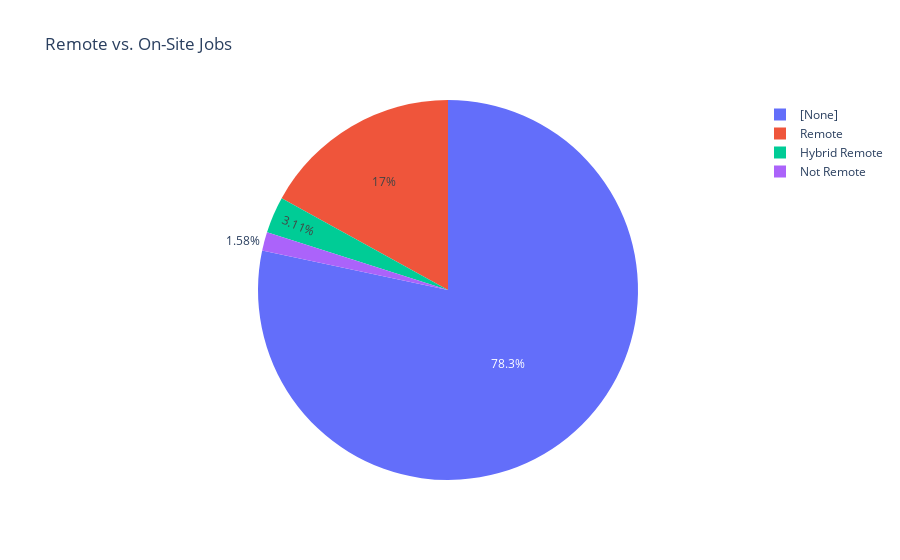

This figure's notebook cell:
### Markdown cell above
***Remote vs. On-Site Jobs***

### Code cell
fig = px.pie(df, names="REMOTE_TYPE_NAME", title="Remote vs. On-Site Jobs")
fig.show()

### Figure 1 — Plotly figure (JSON) as saved in the notebook; plotly's stock layout.template omitted (floating-point values rounded to 4 significant figures; data arrays with more than 128 entries replaced by an {"elided": "..."} marker saying what was removed)
{"data": [{"domain": {"x": [0, 1], "y": [0, 1]}, "hovertemplate": "REMOTE_TYPE_NAME=%{label}<extra></extra>", "labels": {"elided": "69200 str values"}, "legendgroup": "", "name": "", "showlegend": true, "type": "pie"}], "layout": {"legend": {"tracegroupgap": 0}, "title": {"text": "Remote vs. On-Site Jobs"}}}
